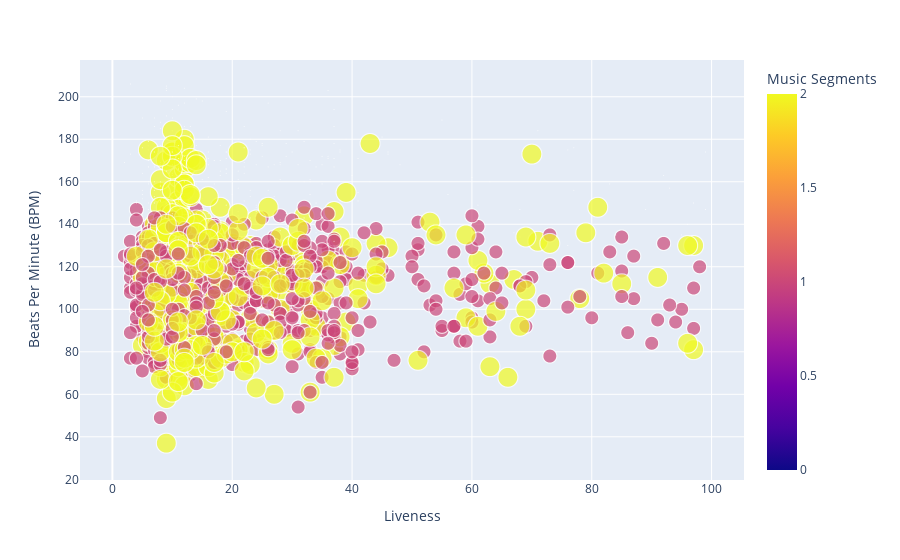

The notebook cell saved with this chart:
### Code cell
import plotly.express as px
fig = px.scatter(df, x="Liveness", y="Beats Per Minute (BPM)", size="Music Segments", color="Music Segments")
fig.show() #use flask to show the plot

### Figure 1 — Plotly figure (JSON) as saved in the notebook; plotly's stock layout.template omitted (floating-point values rounded to 4 significant figures; data arrays with more than 128 entries replaced by an {"elided": "..."} marker saying what was removed)
{"data": [{"hovertemplate": "Liveness=%{x}<br>Beats Per Minute (BPM)=%{y}<br>Music Segments=%{marker.color}<extra></extra>", "legendgroup": "", "marker": {"color": {"elided": "1994 int values"}, "coloraxis": "coloraxis", "size": {"elided": "1994 int values"}, "sizemode": "area", "sizeref": 0.005, "symbol": "circle"}, "mode": "markers", "name": "", "showlegend": false, "type": "scattergl", "x": {"elided": "1994 int values"}, "xaxis": "x", "y": {"elided": "1994 int values"}, "yaxis": "y"}], "layout": {"autosize": true, "coloraxis": {"colorbar": {"title": {"text": "Music Segments"}}, "colorscale": [[0, "#0d0887"], [0.1111, "#46039f"], [0.2222, "#7201a8"], [0.3333, "#9c179e"], [0.4444, "#bd3786"], [0.5556, "#d8576b"], [0.6667, "#ed7953"], [0.7778, "#fb9f3a"], [0.8889, "#fdca26"], [1, "#f0f921"]]}, "legend": {"itemsizing": "constant", "tracegroupgap": 0}, "margin": {"t": 60}, "xaxis": {"anchor": "y", "autorange": true, "domain": [0, 1], "range": [-4.926, 104.9], "title": {"text": "Liveness"}, "type": "linear"}, "yaxis": {"anchor": "x", "autorange": true, "domain": [0, 1], "range": [11.71, 219.2], "title": {"text": "Beats Per Minute (BPM)"}, "type": "linear"}}}
